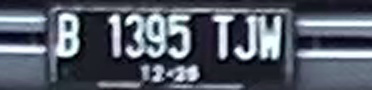
#> input picture Test-Data/DataTest8.png, 372 x 90 px
$ jupyter execute --allow-errors 'preprocessing test data.ipynb'   (older library calls are emulated)
#> lines starting #> are read from the running program, lines starting #| are printed output that depends on the picture; after the words box and inside, x2 and y2 are one past the last pixel; in counts of white or black regions, pixels touching at a corner belong together
# Preprocessing Test Data

[cell 1]
import skimage.io
from skimage import exposure, filters
import numpy as np
from transformers import TrOCRProcessor, VisionEncoderDecoderModel
from PIL import Image
import requests
import os
import glob
import pandas as pd

#> (a cell that did not finish here is left out)

[cell 3]
# Load the image
image = skimage.io.imread('./Test-Data/DataTest8.png')
#> image is the input picture: shape (90, 372, 3); mean R, G, B 86.3, 92.7, 104.7

[cell 4]
# Enhance the image using contrast stretching
percentiles = np.percentile(image, (50, 90))
#> percentiles = [78, 216]
enhanced = exposure.rescale_intensity(image, in_range=tuple(percentiles))
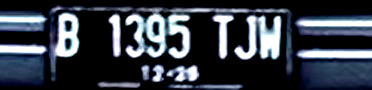
#> enhanced: shape (90, 372, 3); mean R, G, B 55.5, 62.1, 72.4

[cell 5]
# Apply a sharpening filter
sharpened = filters.unsharp_mask(enhanced, radius=1.0, amount=1.0, multichannel=True)

[cell 6]
skimage.io.imshow(image)

[cell 7]
skimage.io.imshow(enhanced)

[cell 8]
from skimage.color import rgb2gray

[cell 9]
grayscale = rgb2gray(enhanced)*255
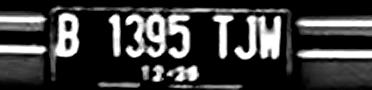
#> grayscale: shape (90, 372) float64; min 0, max 255, mean 61.4

[cell 10]
from skimage import util

[cell 11]
#grayscale_inv = util.invert(grayscale)

[cell 12]
grayscale_inv_im = Image.fromarray(grayscale.astype('uint8'))

[cell 13]
grayscale_inv_im = grayscale_inv_im.convert("RGB")
#> grayscale_inv_im: PIL image 372x90 RGB

[cell 14]
grayscale_inv_im

#> (a cell that did not finish here is left out)

#> (a cell that did not finish here is left out)

#> (a cell that did not finish here is left out)

## Calculating Accuracy After Increasing Contrast

[cell 18]
labels_csv = pd.read_csv('/Users/rsoedarnadi/Documents/GitHub/bdc-team4/DataTestLabelled.csv', delimiter=',')
#> (reads DataTestLabelled.csv from the repository)
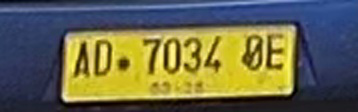
#> input picture Test-Data/DataTest1.png, 358 x 112 px
#> further down, image is the input picture: shape (112, 358, 3); mean R, G, B 105.2, 104.3, 77.3
#> `percentiles = np.percentile(image, (50, 90))`: percentiles = [72, 205]
#> `enhanced = exposure.rescale_intensity(image, in_range=tuple(percentile..`:
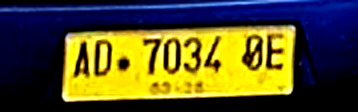
#> enhanced: shape (112, 358, 3); mean R, G, B 86.7, 81.3, 38.6
list_license_plates = labels_csv['Image Labels']
list_file_names = labels_csv['Name of File']

[cell 19]
generated_plate_numbers = []

#> (a cell that did not finish here is left out)

[cell 21]
def calculate_predicted_accuracy(names, actual_list, predicted_list):
    list_accuracy = []
    for name, actual_plate, predict_plate in zip(names, actual_list, predicted_list):
        accuracy = 0
        num_matches = 0
        if actual_plate == predict_plate:
            accuracy = 1.0
        else:
            for a, p in zip(actual_plate, predict_plate):
                if a == p:
                    num_matches += 1
            accuracy = round((num_matches / len(actual_plate)), 2)
        list_accuracy.append(accuracy)
    list_accuracy = np.asarray(list_accuracy)
    avg_value = np.average(list_accuracy)
    return avg_value

[cell 22]
calculate_predicted_accuracy(list_file_names, list_license_plates, generated_plate_numbers)

## Trying Detection Using OpenCV

[cell 23]
import numpy as np
import cv2
import imutils

[cell 24]
img = cv2.imread('/Users/rsoedarnadi/Documents/GitHub/bdc-team4/Test-Data/DataTest1.png')

[cell 25]
cv2.imshow('ImageWindow',img)
cv2.waitKey()

[cell 26]
#Converting the image to gray-scale
image_gray = cv2.cvtColor(img,cv2.COLOR_BGR2GRAY)
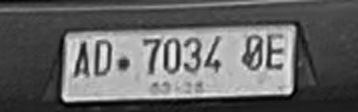
#> image_gray: shape (112, 358); min 1, max 241, mean 101.5
#Blurring the image with a 11x11 mask
blured_image = cv2.GaussianBlur(image_gray,(11,11),0)
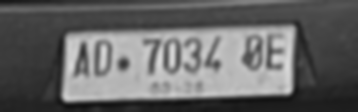
#> blured_image: shape (112, 358); min 16, max 216, mean 101.5
#Finding the edges of the non blurred image
edge_image_blur = cv2.Canny(blured_image,30,100)
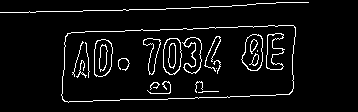
#> edge_image_blur: shape (112, 358); 5.6% white in thin lines or dots, all inside (x1, y1, x2, y2) = (0, 2, 309, 103)
#Finding the edges of blurred image
edge_image_normal = cv2.Canny(image_gray,30,100)
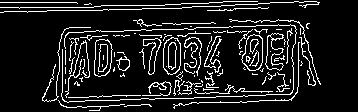
#> edge_image_normal: shape (112, 358); 11.6% white in thin lines or dots, all inside (x1, y1, x2, y2) = (0, 1, 321, 111)

[cell 27]
cv2.imshow('ImageWindow',edge_image_blur)
cv2.waitKey()

[cell 28]
#Finding points of contours
key_points =cv2.findContours(edge_image_blur,cv2.RETR_LIST,cv2.CHAIN_APPROX_SIMPLE)
#> key_points = 36 contours, 14 with area under 20; largest, box (x1, y1, x2, y2) and area: (61, 25, 296, 103) 15890, (61, 25, 296, 103) 15880, (241, 34, 263, 71) 584, (94, 39, 113, 77) 574, (241, 34, 263, 71) 564
#defining contours from keypoints
contours = imutils.grab_contours(key_points)
#> contours has the same summary as key_points
#drawing contours
cv2.drawContours(edge_image_blur, contours, -1, (0,255,0), 3)
#> edge_image_blur: shape (112, 358); 5.55% of pixels changed, all inside (x1, y1, x2, y2) = (0, 2, 309, 103)
cv2.imshow('Imagewindow',img)
cv2.waitKey()

[cell 29]
contours = sorted(contours, key=cv2.contourArea, reverse=True)[:20]
#> contours = 20 contours; largest, box (x1, y1, x2, y2) and area: (61, 25, 296, 103) 15890, (61, 25, 296, 103) 15880, (241, 34, 263, 71) 584, (94, 39, 113, 77) 574, (241, 34, 263, 71) 564
plate_location = None
for cnt in contours:
 sqaure_approx = cv2.approxPolyDP(cnt, 10, True)
 if len(sqaure_approx) == 4:
   plate_location = sqaure_approx
#> this loop made 20 passes
#> plate_location on passes 1, 2, 12: [[295, 27], [67, 33], [62, 99], [289, 94]], [[295, 28], [288, 94], [61, 95], [71, 32]], [[195, 37], [191, 73], [195, 43], [184, 43]]
#> sqaure_approx on passes 3 to 8: [[252, 34], [241, 59], [257, 70]], [[105, 39], [96, 76], [111, 66]], [[252, 34], [256, 70], [241, 59]], [[105, 39], [111, 66], [98, 76]], [[169, 38], [174, 74], [180, 42]], [[176, 38], [170, 74], [163, 49]]

print(plate_location)
#| [[[195  37]]
#|  [[191  73]]
#|  [[195  43]]
#|  [[184  43]]]

[cell 30]
x1, x2 = min(plate_location[:,0][:,1]), max(plate_location[:,0][:,1])
#> x1 = 37; x2 = 73
y1, y2 = min(plate_location[:,0][:,0]), max(plate_location[:,0][:,0])
#> y1 = 184; y2 = 195
cropped_image = img[x1:x2, y1:y2]
cv2.imshow('Imagewindow',cropped_image)
cv2.waitKey()
